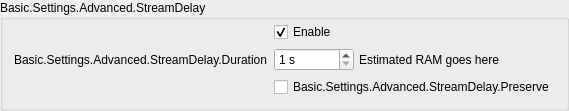
                 <widget class="QGroupBox" name="groupBox_5">
                  <property name="title">
                   <string>Basic.Settings.Advanced.StreamDelay</string>
                  </property>
                  <layout class="QFormLayout" name="formLayout_18">
                   <property name="fieldGrowthPolicy">
                    <enum>QFormLayout::AllNonFixedFieldsGrow</enum>
                   </property>
                   <property name="labelAlignment">
                    <set>Qt::AlignRight|Qt::AlignTrailing|Qt::AlignVCenter</set>
                   </property>
                   <property name="topMargin">
                    <number>2</number>
                   </property>
                   <item row="1" column="0">
                    <widget class="QLabel" name="label_56">
                     <property name="text">
                      <string>Basic.Settings.Advanced.StreamDelay.Duration</string>
                     </property>
                     <property name="buddy">
                      <cstring>streamDelaySec</cstring>
                     </property>
                    </widget>
                   </item>
                   <item row="1" column="1">
                    <widget class="QFrame" name="widget_12">
                     <property name="enabled">
                      <bool>true</bool>
                     </property>
                     <layout class="QHBoxLayout" name="horizontalLayout_13">
                      <property name="spacing">
                       <number>5</number>
                      </property>
                      <property name="leftMargin">
                       <number>0</number>
                      </property>
                      <property name="topMargin">
                       <number>0</number>
                      </property>
                      <property name="rightMargin">
                       <number>0</number>
                      </property>
                      <property name="bottomMargin">
                       <number>0</number>
                      </property>
                      <item>
                       <widget class="QSpinBox" name="streamDelaySec">
                        <property name="enabled">
                         <bool>true</bool>
                        </property>
                        <property name="sizePolicy">
                         <sizepolicy hsizetype="Maximum" vsizetype="Fixed">
                          <horstretch>0</horstretch>
                          <verstretch>0</verstretch>
                         </sizepolicy>
                        </property>
                        <property name="minimumSize">
                         <size>
                          <width>80</width>
                          <height>0</height>
                         </size>
                        </property>
                        <property name="suffix">
                         <string notr="true"> s</string>
                        </property>
                        <property name="minimum">
                         <number>1</number>
                        </property>
                        <property name="maximum">
                         <number>1800</number>
                        </property>
                       </widget>
                      </item>
                      <item>
                       <widget class="QLabel" name="streamDelayInfo">
                        <property name="text">
                         <string notr="true">Estimated RAM goes here</string>
                        </property>
                       </widget>
                      </item>
                     </layout>
                    </widget>
                   </item>
                   <item row="2" column="1">
                    <widget class="QCheckBox" name="streamDelayPreserve">
                     <property name="text">
                      <string>Basic.Settings.Advanced.StreamDelay.Preserve</string>
                     </property>
                    </widget>
                   </item>
                   <item row="0" column="1">
                    <widget class="QCheckBox" name="streamDelayEnable">
                     <property name="text">
                      <string>Enable</string>
                     </property>
                     <property name="checked">
                      <bool>true</bool>
                     </property>
                    </widget>
                   </item>
                   <item row="2" column="0">
                    <spacer name="horizontalSpacer_9">
                     <property name="orientation">
                      <enum>Qt::Horizontal</enum>
                     </property>
                     <property name="sizeHint" stdset="0">
                      <size>
                       <width>170</width>
                       <height>20</height>
                      </size>
                     </property>
                    </spacer>
                   </item>
                  </layout>
                 </widget>
